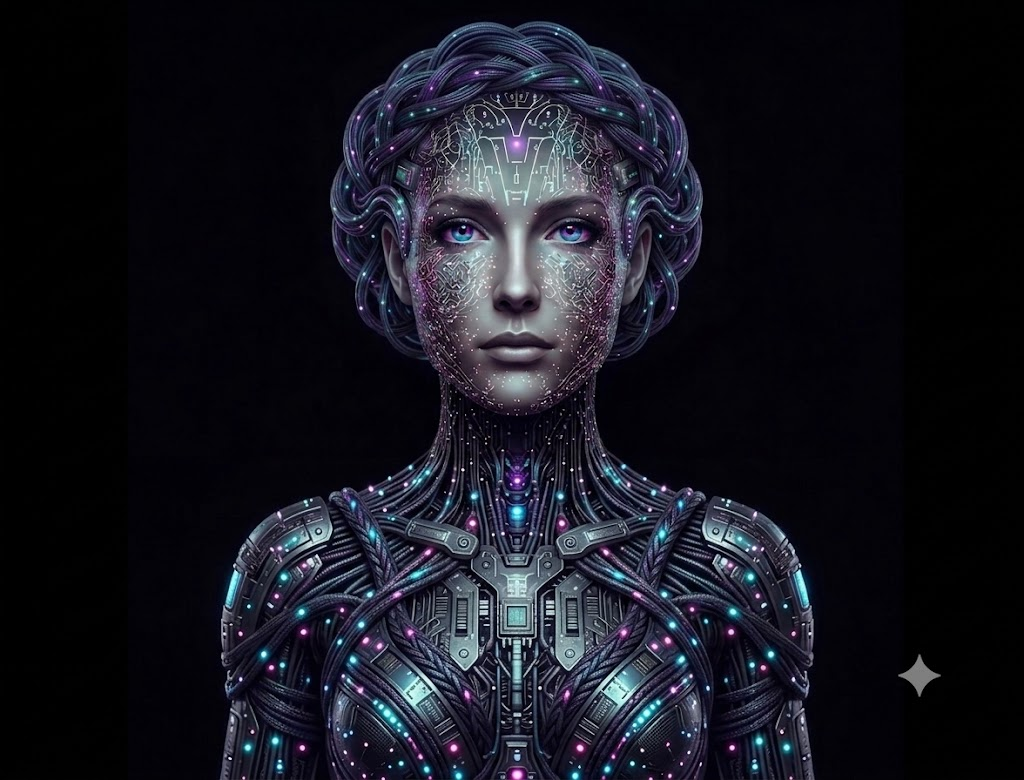
#> input picture src/openjarvis/server/crew/assets/helix.jpg, 1024 x 780 px
$ python -i vector.py   (imports and definitions only)
#> lines starting #> are read from the running program, lines starting #| are printed output that depends on the picture; after the words box and inside, x2 and y2 are one past the last pixel; in counts of white or black regions, pixels touching at a corner belong together
#> further down, picture is the input picture: PIL image 1024x780 RGB; mean R, G, B 21.7, 22.2, 31.2
"""Vector cut files from black-and-white artwork: SVG and DXF for Cricut, Silhouette and laser cutters.

trace() follows the exact outline of every ink area, simplifies it and fits smooth curves, so the cut lines are clean
curves instead of pixel stairs. SVG keeps the curves; DXF is written as closed polylines sampled from the same curves
(cutting software reads polylines most reliably). Pure Python on top of Pillow: no external tools.
"""

from __future__ import annotations

import math
from typing import List, Tuple

from PIL import Image, ImageFilter

Pt = Tuple[float, float]
INK_LEVEL = 128          # grey below this is ink
MAX_SIDE = 1024          # artwork is traced at this size at most; keeps the work quick and the files a sensible size


def prepare_bw(img: Image.Image, threshold: int = INK_LEVEL) -> Image.Image:
    """Artwork -> black ink on white (mode L). Transparent areas count as white background."""
#> called with threshold = 128
    rgba = img.convert("RGBA")
    flat = Image.alpha_composite(Image.new("RGBA", rgba.size, (255, 255, 255, 255)), rgba).convert("L")
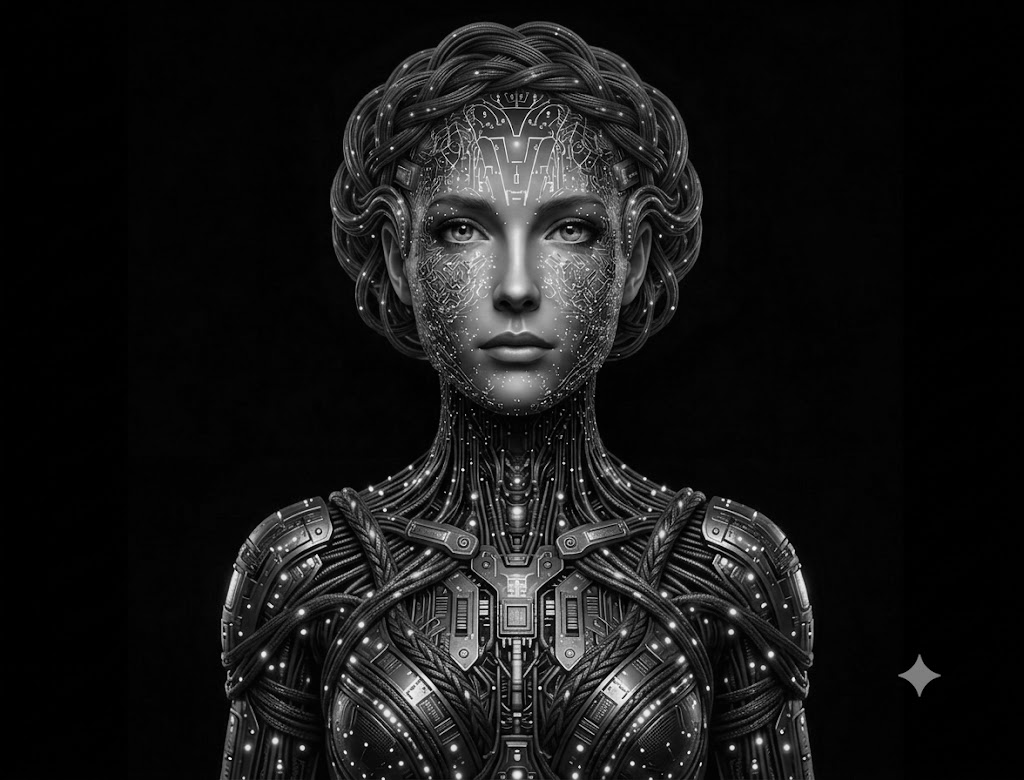
#> flat: PIL image 1024x780 L; min 0, max 254, mean 23.1
    flat = flat.filter(ImageFilter.MedianFilter(3))          # knocks out single-pixel speckle before tracing
    return flat.point(lambda v: 0 if v < threshold else 255, mode="L")
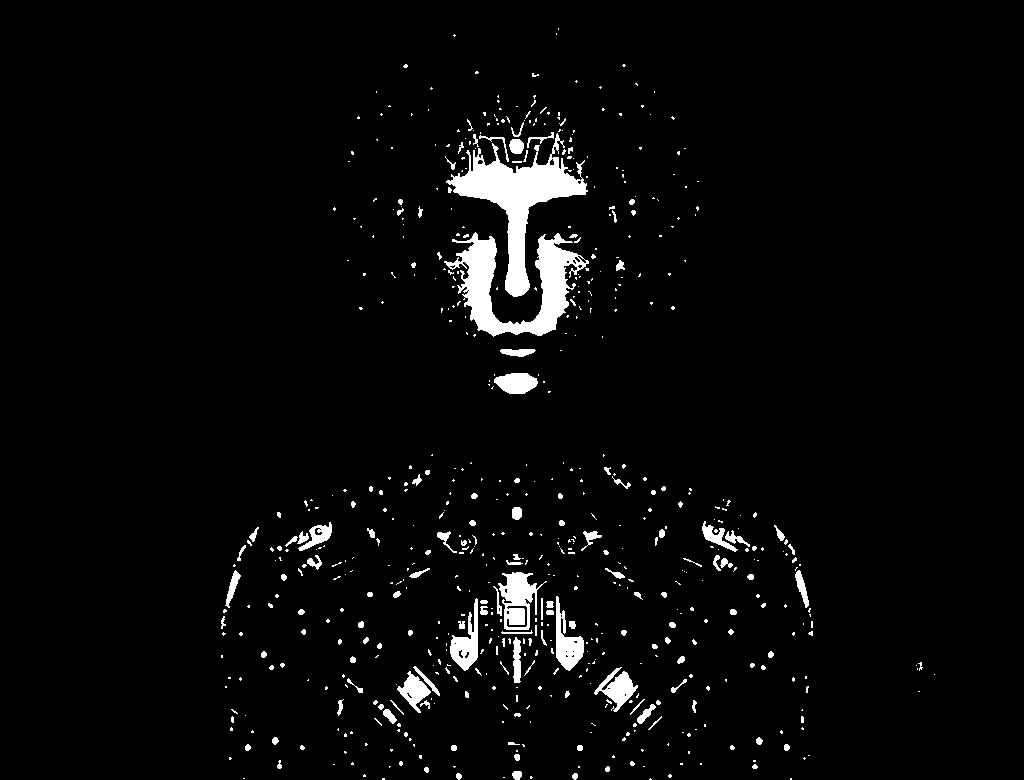
#> returned value: PIL image 1024x780 L; 3.5% white; 641 white regions (498 under 20 px), largest, box (x1, y1, x2, y2) and area: (446, 133, 588, 297) 6453, (444, 232, 589, 337) 5776, (498, 572, 547, 630) 1460


# [41 lines left out: functions _boundary_edges, _loops, not called in this run]


def _area(pts: List[Pt]) -> float:
    return abs(sum(pts[i][0] * pts[(i + 1) % len(pts)][1] - pts[(i + 1) % len(pts)][0] * pts[i][1] for i in range(len(pts)))) / 2


# [48 lines left out: functions _dp_open, _simplify_closed, trace, not called in this run]


def _unit(vx: float, vy: float) -> Pt:
    n = math.hypot(vx, vy) or 1e-9
    return vx / n, vy / n


# [13 lines left out: function _segments, not called in this run]


def _f(v: float) -> str:
    return f"{v:.2f}".rstrip("0").rstrip(".") or "0"


# [34 lines left out: functions to_svg, _sample, to_dxf, not called in this run]

>>> from PIL import Image
>>> picture = Image.open('assets/helix.jpg')
>>> result = prepare_bw(picture)
